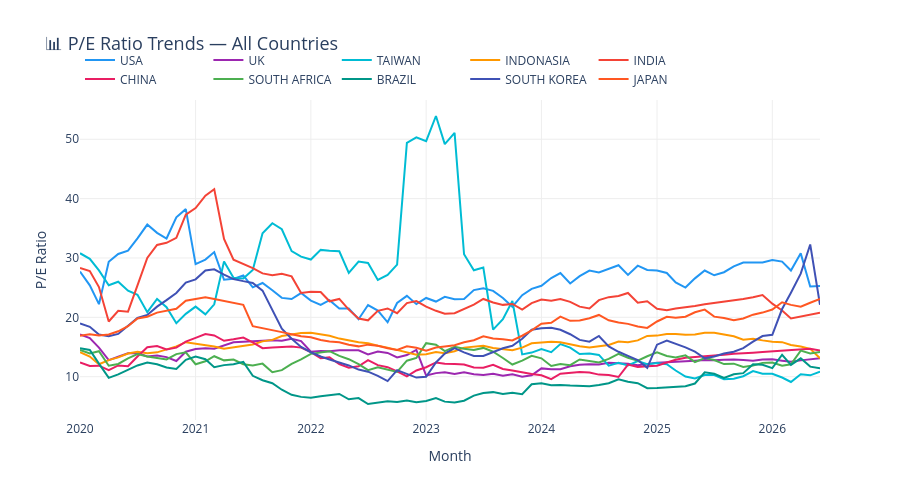

Notebook source saved alongside this figure:
### Code cell
fig = go.Figure()
for country in COUNTRIES:
    df = combined[country].dropna(subset=['P/E'])
    fig.add_trace(go.Scatter(
        x=df['Month'],
        y=df['P/E'],
        name=country,
        line=dict(color=COUNTRY_COLORS[country], width=2),
        mode='lines'
    ))

fig.update_layout(
    title=dict(text='📊 P/E Ratio Trends — All Countries', font=dict(size=18)),
    xaxis_title='Month',
    yaxis_title='P/E Ratio',
    height=500,
    hovermode='x unified',
    legend=dict(orientation='h', yanchor='bottom', y=1.02),
    plot_bgcolor='rgba(0,0,0,0)',
    yaxis=dict(gridcolor='#eee'),
    xaxis=dict(gridcolor='#eee')
)
fig.show()
